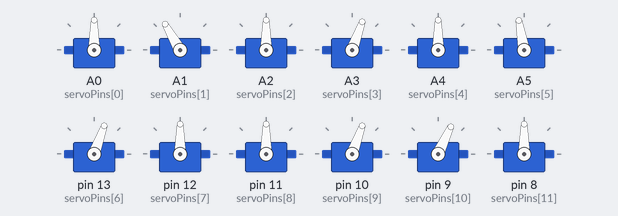
Simulated run of this sketch. Board: Arduino Uno, built with avr-gcc and run on an emulated ATmega328P. On the bench: 12 × servo.

Above: at 0.1 s.
At 2.3 s:
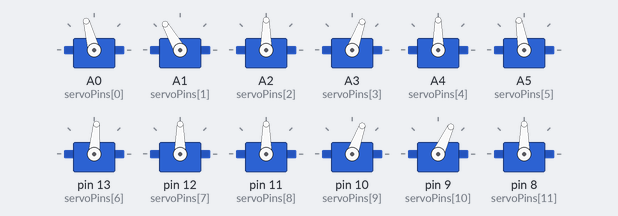
At 3.7 s:
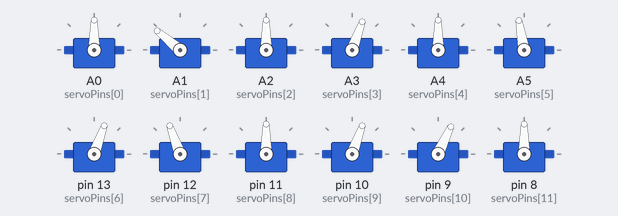
At 4.8 s:
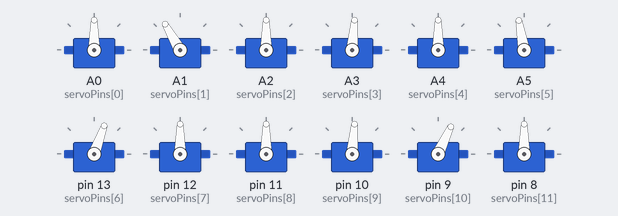
At 7.2 s:
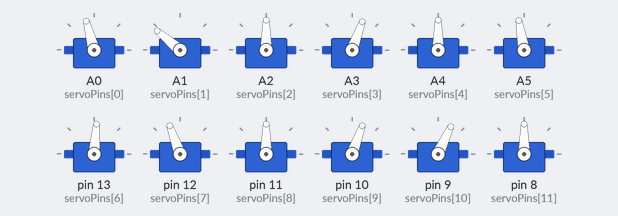
At 9.9 s:
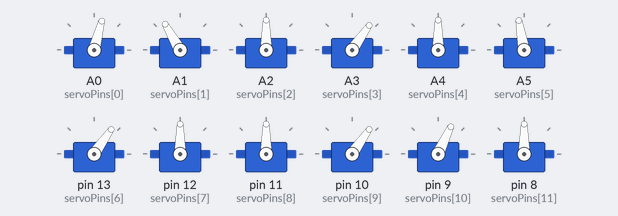
Timing chart, 0 to 11.5 s (numbered marks = the images above):
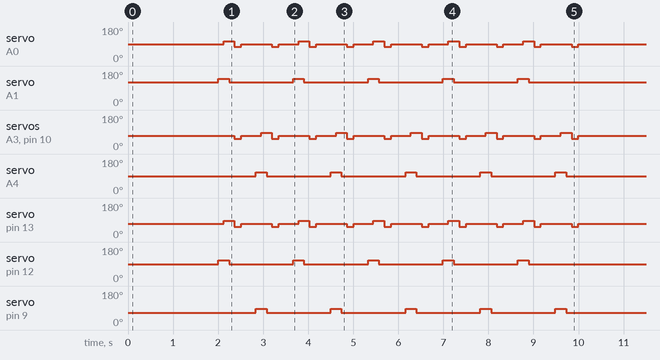

The sketch:

hex.ino
```cpp
#include "Servo.h"

int targetAngles[18] = {
  90, 120, 90,
  70, 90, 100,
  70, 90, 90,
  70, 65, 90,
  65, 55, 90,
  60, 75, 90
};

int servoPins[18] = {
  A0, A1, A2,
  A3, A4, A5,
  13, 12, 11,
  10, 9, 8,
  7, 6, 5,
  4, 3, 2
};

Servo myServos[18];

void setup() {
  baseplacing();
  delay(2000);

  walk(5);

  baseplacing();
}

void loop() {
}

void baseplacing() {
  for (int i = 0; i < 18; i++) {
    myServos[i].attach(servoPins[i]);
    int finalPos = constrain(targetAngles[i], 0, 180);
    myServos[i].write(finalPos);
  }
}

void walk(int steps) {
  for (int s = 0; s < steps; s++) {

    // шаг первой группы ног (1,3,5)
    stepGroup(0, 20, 15);
    delay(200);

    // шаг второй группы ног (2,4,6)
    stepGroup(1, 20, 15);
    delay(200);
  }
}

void stepGroup(int group, int liftAngle, int pushAngle) {

  // ---------------------------------------------------
  // 1. Поднимаем выбранную группу ног
  // ---------------------------------------------------
  for (int i = 0; i < 6; i++) {

    int sIndex = i * 3;

    if (i % 2 == group) {
      // поднимаем ногу
      myServos[sIndex + 1].write(targetAngles[sIndex + 1] + liftAngle);
    }
  }

  delay(120);

  // ---------------------------------------------------
  // 2. Переносим поднятые ноги вперед
  // ---------------------------------------------------
  for (int i = 0; i < 6; i++) {

    int sIndex = i * 3;

    if (i % 2 == group) {
      // поворачиваем вперед
      myServos[sIndex].write(targetAngles[sIndex] + pushAngle);
    }
  }

  delay(120);

  // ---------------------------------------------------
  // 3. Опускаем ноги на землю
  // ---------------------------------------------------
  for (int i = 0; i < 6; i++) {

    int sIndex = i * 3;

    if (i % 2 == group) {
      myServos[sIndex + 1].write(targetAngles[sIndex + 1]);
    }
  }

  delay(120);

  // ---------------------------------------------------
  // 4. Толчок — все ноги двигаются назад
  // стоящие на земле толкают корпус вперед
  // ---------------------------------------------------
  for (int i = 0; i < 6; i++) {

    int sIndex = i * 3;

    // все ноги толкают назад
    myServos[sIndex].write(targetAngles[sIndex] - pushAngle);
  }

  delay(150);

  // ---------------------------------------------------
  // 5. Возвращаем ноги в базовую позицию
  // ---------------------------------------------------
  for (int i = 0; i < 6; i++) {

    int sIndex = i * 3;

    myServos[sIndex].write(targetAngles[sIndex]);
  }

  delay(120);
}
```
